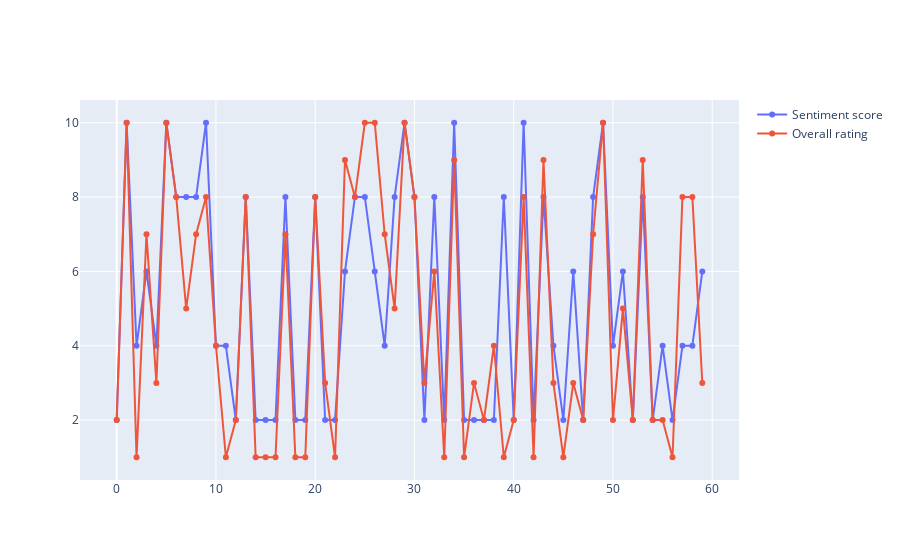

Notebook code for this chart:
### Code cell
fig=go.Figure()
fig.add_trace(go.Scatter(x=random_sample.index, y=random_sample['sentiment_score']*2, mode='lines+markers', name='Sentiment score'))
fig.add_trace(go.Scatter(x=random_sample.index, y=random_sample['rating'], mode='lines+markers', name='Overall rating'))
fig.show()

### Figure 1 — Plotly figure (JSON) as saved in the notebook; plotly's stock layout.template omitted (floating-point values rounded to 4 significant figures)
{"data": [{"mode": "lines+markers", "name": "Sentiment score", "type": "scatter", "x": [0, 1, 2, 3, 4, 5, 6, 7, 8, 9, 10, 11, 12, 13, 14, 15, 16, 17, 18, 19, 20, 21, 22, 23, 24, 25, 26, 27, 28, 29, 30, 31, 32, 33, 34, 35, 36, 37, 38, 39, 40, 41, 42, 43, 44, 45, 46, 47, 48, 49, 50, 51, 52, 53, 54, 55, 56, 57, 58, 59], "y": [2, 10, 4, 6, 4, 10, 8, 8, 8, 10, 4, 4, 2, 8, 2, 2, 2, 8, 2, 2, 8, 2, 2, 6, 8, 8, 6, 4, 8, 10, 8, 2, 8, 2, 10, 2, 2, 2, 2, 8, 2, 10, 2, 8, 4, 2, 6, 2, 8, 10, 4, 6, 2, 8, 2, 4, 2, 4, 4, 6]}, {"mode": "lines+markers", "name": "Overall rating", "type": "scatter", "x": [0, 1, 2, 3, 4, 5, 6, 7, 8, 9, 10, 11, 12, 13, 14, 15, 16, 17, 18, 19, 20, 21, 22, 23, 24, 25, 26, 27, 28, 29, 30, 31, 32, 33, 34, 35, 36, 37, 38, 39, 40, 41, 42, 43, 44, 45, 46, 47, 48, 49, 50, 51, 52, 53, 54, 55, 56, 57, 58, 59], "y": [2, 10, 1, 7, 3, 10, 8, 5, 7, 8, 4, 1, 2, 8, 1, 1, 1, 7, 1, 1, 8, 3, 1, 9, 8, 10, 10, 7, 5, 10, 8, 3, 6, 1, 9, 1, 3, 2, 4, 1, 2, 8, 1, 9, 3, 1, 3, 2, 7, 10, 2, 5, 2, 9, 2, 2, 1, 8, 8, 3]}], "layout": {}}
